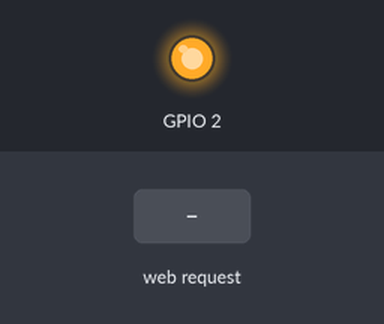
Bench run of a sketch on a simulated ESP8266 (NodeMCU). On the bench: output pins drawn as LEDs (lit = HIGH). The test bench sets the inputs (shaded band). WiFi joins after 1.5 s; servers stay silent unless stated; what the sketch prints to the serial monitor is not drawn.

Above: at 2.7 s.
2.8 s: HTTP request GET /on received
At 4.0 s:
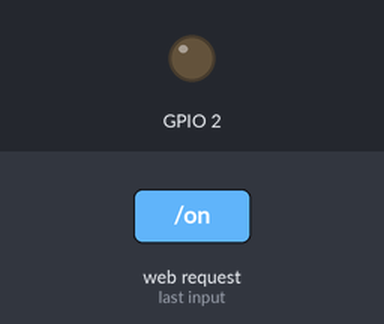
4.3 s: HTTP request GET /off received
At 5.4 s:
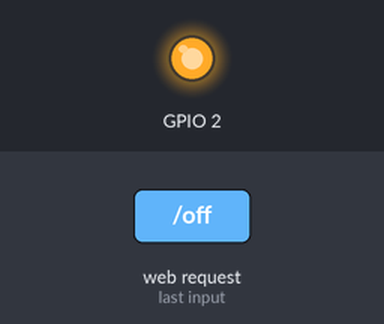
Timing chart, 0 to 7.3 s (numbered marks = the images above; inputs shaded):
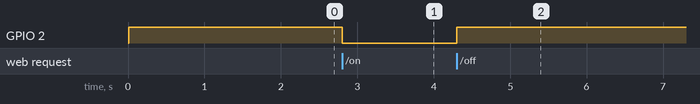

Measured:
- after the input at 2.8 s, GPIO 2: HIGH → LOW at once
- after the input at 4.3 s, GPIO 2: LOW → HIGH at once

The sketch:

WiFiLight.ino
```cpp
#include <ESP8266WiFi.h>

const char* ssid = "Mi10000";//WiFi名称
const char* password = "m.1522510849";//WiFi密码

WiFiServer server(80);

void setup() {
  Serial.begin(115200);
  delay(10);

  pinMode(2, OUTPUT);//2号脚位定为输出，即D4脚位
  digitalWrite(2, 1);

  Serial.println();
  Serial.print("连接到 Wi-Fi网络：");
  Serial.println(ssid);
  WiFi.begin(ssid, password);

  while (WiFi.status() != WL_CONNECTED) {
    delay(500);
    Serial.print(".");
  }

  Serial.println("");
  Serial.println("Wi-Fi连接成功！");

  Serial.print("地址为：");
  Serial.println(WiFi.localIP());

  server.begin();  // 启动服务器
  Serial.println("服务器已启动，等待连接...");
}

void loop() {
  WiFiClient client = server.available();  // 检查是否有客户端连接

  if (client) {
    Serial.println("新的客户端连接！等待新的指令...");

    while (client.connected()) {
      if (client.available()) {
        String request = client.readStringUntil('\r');  // 读取客户端发送的请求
        //Serial.println(request);//打印出收到的讯息
        client.flush();

        int val;
        if (request.indexOf("/on") != -1) {
          // 收到开灯请求
          val = 0;
          Serial.println("开灯！");
        }
        else if (request.indexOf("/off") != -1) {
          // 收到关灯请求
          val = 1;
          Serial.println("关灯！");
        }

          digitalWrite(2, val);

          client.flush();

        // 返回响应给客户端
        client.println("HTTP/1.1 200 OK");
        client.println("Content-Type: text/html");
        client.println("Connection: close");
        client.println();
        client.println("<!DOCTYPE HTML>");
        client.println("<html>");
        client.println("<head>");
        client.println("<meta name=\"viewport\" content=\"width=device-width, initial-scale=1.0\">");
        client.println("<style>");
        client.println("body { text-align: center; margin-top: 50px; }");
        client.println("h1 { font-size: 36px; }");
        client.println("button { font-size: 24px; padding: 10px 20px; }");
        client.println("</style>");
        client.println("</head>");
        client.println("<body>");
        client.println("<h1>Wi-Fi灯控制</h1>");
        client.println("<p><a href=\"/on\"><button style=\"background-color: green; color: white;\">开灯</button></a></p>");
        client.println("<p><a href=\"/off\"><button style=\"background-color: red; color: white;\">关灯</button></a></p>");
        client.println("</body>");
        client.println("</html>");
        break;
      }
    }

    // 延迟一段时间等待客户端断开连接
    delay(1000);
    client.stop();
    Serial.println("指令完成！客户端断开连接");
  }
}
```
